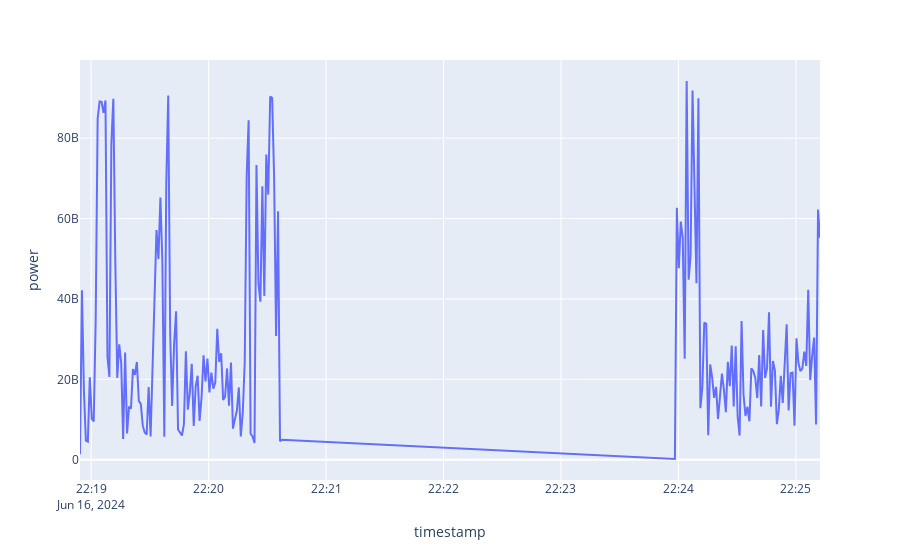

The code cell stored with this chart in its notebook:
### Code cell
px.line(data, x='timestamp', y='power')

### Figure 1 — Plotly figure (JSON) as saved in the notebook; plotly's stock layout.template omitted (floating-point values rounded to 4 significant figures; data arrays with more than 128 entries replaced by an {"elided": "..."} marker saying what was removed)
{"data": [{"hovertemplate": "timestamp=%{x}<br>power=%{y}<extra></extra>", "legendgroup": "", "line": {"color": "#636efa", "dash": "solid"}, "marker": {"symbol": "circle"}, "mode": "lines", "name": "", "orientation": "v", "showlegend": false, "type": "scatter", "x": {"elided": "179 str values"}, "xaxis": "x", "y": {"elided": "179 int values"}, "yaxis": "y"}], "layout": {"legend": {"tracegroupgap": 0}, "margin": {"t": 60}, "xaxis": {"anchor": "y", "domain": [0, 1], "title": {"text": "timestamp"}}, "yaxis": {"anchor": "x", "domain": [0, 1], "title": {"text": "power"}}}}
